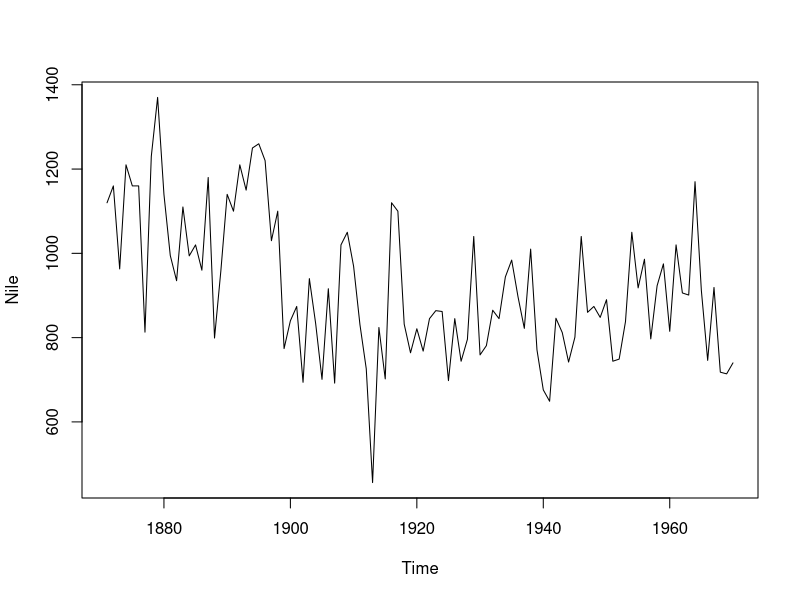
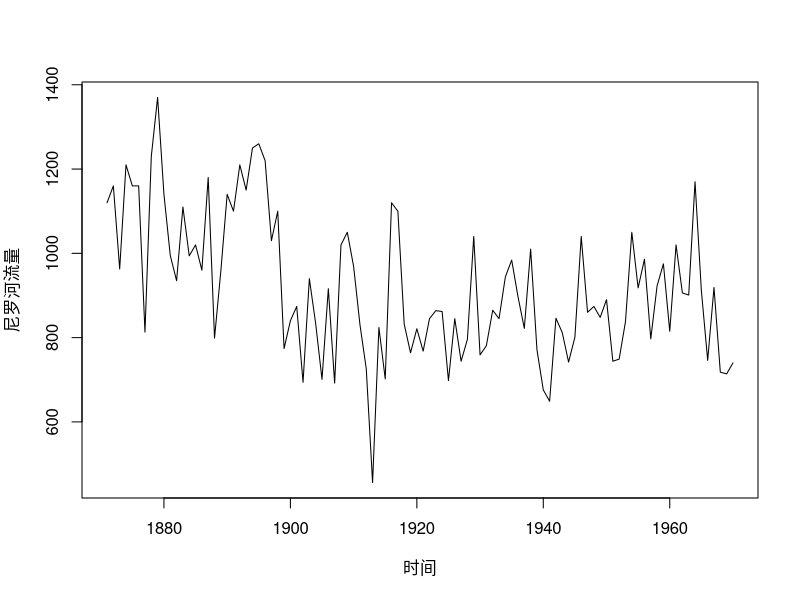
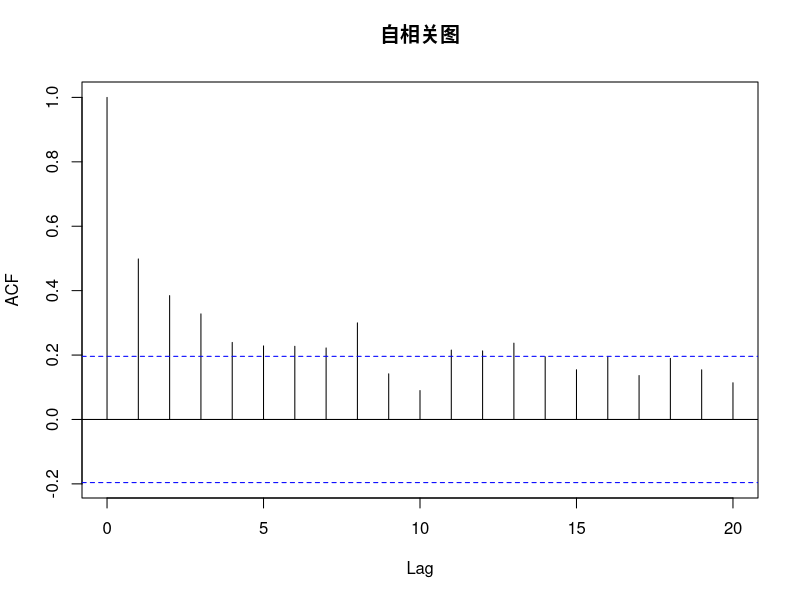
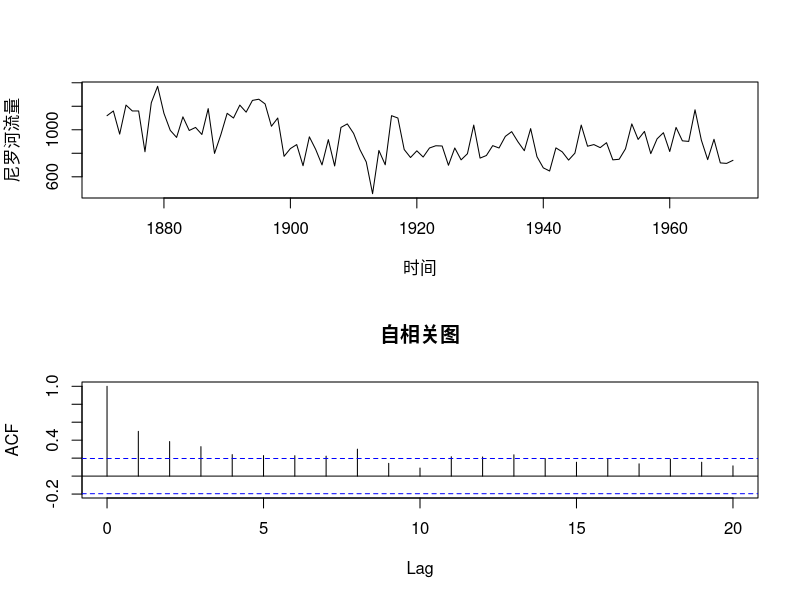

Source code (R) for these figures, in order:
## ---- chunk 1
plot(Nile,type="l")
 plot(Nile,type="l",xlab="时间",ylab="尼罗河流量")
 acf(Nile,main="自相关图")  
 opar<-par(mfrow=c(2,1))
 plot(Nile,type="l",xlab="时间",ylab="尼罗河流量")
 acf(Nile,main="自相关图")
 par(opar)

